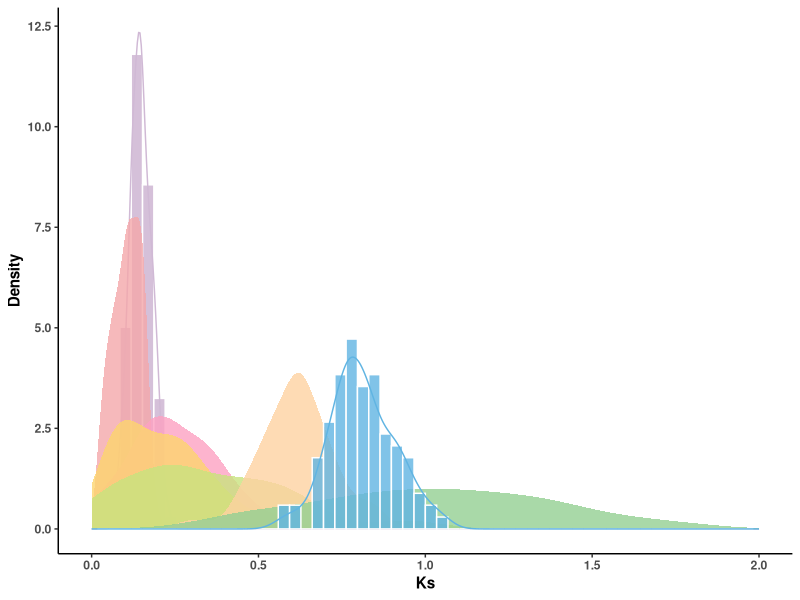
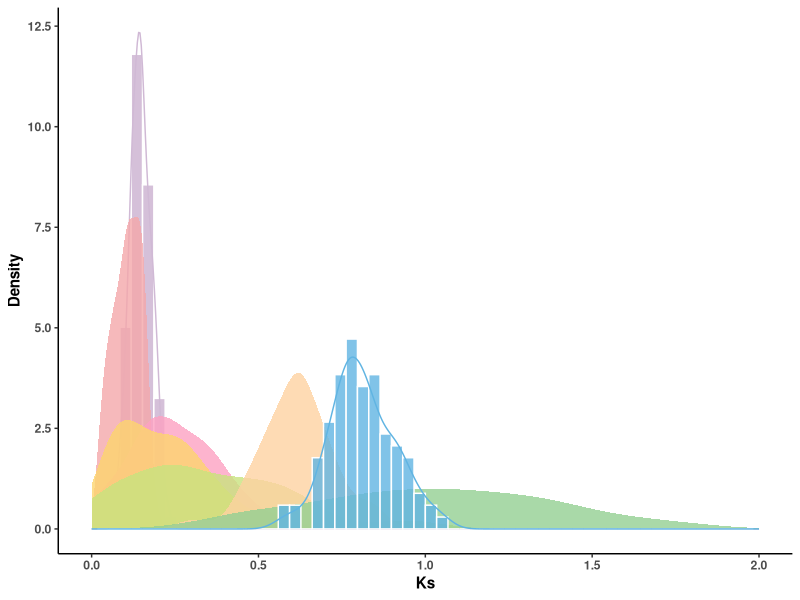

Generate these figures, in order, with R:
# =============================================================================
# 同义替换率Ks密度直方图
# organized：线性脚本 + 中文分节；路径相对本条目目录
# =============================================================================
# 来源：KS科研分享「生信绘图」高分SCI图表复现 040密度直方图
# 本地复现：drafts/ks-shengxin-huitu-repro/040-density-hist
# Pixi：项目根 default 环境；library(tidyverse) 已拆成 ggplot2/dplyr/tidyr 等。
# =============================================================================


script_dir <- tryCatch(
  dirname(normalizePath(sys.frame(1)$ofile)),
  error = function(e) {
    args <- commandArgs(trailingOnly = FALSE)
    file_arg <- grep("^--file=", args, value = TRUE)
    if (length(file_arg)) dirname(normalizePath(sub("^--file=", "", file_arg))) else normalizePath(getwd())
  }
)
root <- if (basename(script_dir) == "code") dirname(script_dir) else script_dir
# 数据路径：file.path(root, "data", ...)
out_dir <- file.path(root, "output", "figures")
dir.create(out_dir, recursive = TRUE, showWarnings = FALSE)

# 载入R包：
library(ggplot2)

suppressPackageStartupMessages({
  library(ggplot2)
  library(dplyr)
  library(tidyr)
  library(readr)
  library(tibble)
  library(stringr)
  library(forcats)
})


######## 构造模拟数据 ---------------
data <- data.frame(Cmo_Cse = rnorm(100, mean = 0.15, sd = 0.03),
                   Cmotri_Cmotri = rnorm(100, mean = 0.1, sd = 0.04),
                   Cse_Cse = rnorm(100, mean = 0.2, sd = 0.2),
                   Cmo_Cmo = rnorm(100, mean = 0.15, sd = 0.2),
                   Cna_Cna = rnorm(100, mean = 0.2, sd = 0.3),
                   Han_Han = rnorm(100, mean = 0.6, sd = 0.1),
                   Ccar_Ccar = rnorm(100, mean = 1, sd = 0.3),
                   Cmo_Ccar = rnorm(100, mean = 0.8, sd = 0.1))
head(data)
#     Cmo_Cse Cmotri_Cmotri     Cse_Cse   Cmo_Cmo    Cna_Cna   Han_Han Ccar_Ccar
# 1 0.1609222    0.05261231  0.16892730 0.1284194 -0.1312250 0.6101697 0.6331818
# 2 0.1404127    0.11737022  0.40848584 0.1803633 -0.2079286 0.6551174 0.9060431
# 3 0.1687347    0.09937649 -0.10444116 0.4073475  0.1882052 0.5268000 1.0351207
# 4 0.1203003    0.10224016  0.13193332 0.2518172 -0.1600887 0.8196790 1.8970021
# 5 0.1731269    0.04150252  0.08036157 0.1634842  0.4217774 0.6291792 1.4272142
# 6 0.1757105    0.10123956  0.18602537 0.6402353 -0.1095695 0.6001141 0.5667011

colors <- c("#d0b9d5", "#f4a7aa", "#fca1c2", "#fcd46e",
            "#c8e27f", "#fed2a1", "#94cf92", "#60b4e2")

######## 整体一张图 -- 普通 -----------------
p <- ggplot(data)+
  geom_histogram(aes(x = Cmo_Cse, y=after_stat(density)),
                 color = "white", fill = colors[1], bins = 60,
                 alpha = 0.9)+
  geom_density(aes(x = Cmo_Cse),
               color = colors[1], fill = NA)+
  ylab("Density")+
  xlab("Ks")+
  xlim(0,2)+
  scale_y_continuous(breaks = seq(0, 15, 2.5))+
  theme_classic()+
  theme(text = element_text(face = "bold"))

for (i in 2:ncol(data)) {
  tmp_data <- data
  colnames(tmp_data)[i] <- "X"
  if (i == 8) {
    p <- p +
      geom_histogram(data = tmp_data, aes(x = X, y=after_stat(density)),
                     color = "white", fill = colors[i], bins = 60,
                     alpha = 0.8)+
      geom_density(data = tmp_data, aes(x = X),
                   color = colors[i], fill = NA)

  } else {
    p <- p +
      geom_density(data = tmp_data, aes(x = X),
                   color = NA, fill = colors[i],
                   alpha = 0.8)
  }
}

p

ragg::agg_png(file.path(out_dir, "ks_density.png"), width = 6, height = 4, units = "in", res = 300)
print(last_plot())
dev.off()
file.copy(file.path(out_dir, "ks_density.png"), file.path(root, "preview.png"), overwrite = TRUE)
ggsave(file.path(out_dir, "ks_density.pdf"), last_plot(), width = 6, height = 4)
